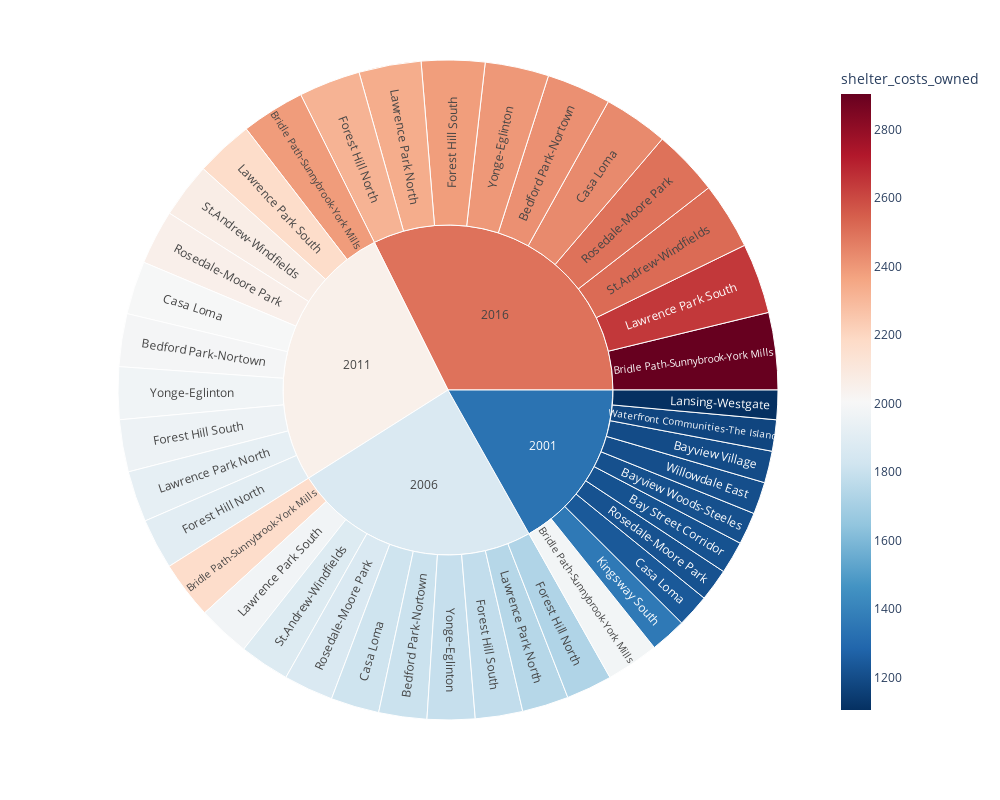

Write notebook code for a chart like this one.
### Code cell
# Create sunburst chart
plot_cost_analysis = px.sunburst(cost_analysis_data, path=['year','neighbourhood'], values='shelter_costs_owned', width = 1000, height = 800,
                  color='shelter_costs_owned', hover_data=['shelter_costs_owned'],
                  color_continuous_scale='RdBu_r')
plot_cost_analysis.show()

### Figure 1 — Plotly figure (JSON) as saved in the notebook; plotly's stock layout.template omitted (floating-point values rounded to 4 significant figures)
{"data": [{"branchvalues": "total", "customdata": [[1218, 1218], [1197, 1197], [1212, 1212], [1808, 1808], [1988, 1988], [2418, 2418], [1983, 1983], [2170, 2170], [2387, 2387], [2903, 2903], [1241, 1241], [1819, 1819], [2001, 2001], [2434, 2434], [1731, 1731], [1904, 1904], [2316, 2316], [1781, 1781], [1959, 1959], [2383, 2383], [1362, 1362], [1106, 1106], [1748, 1748], [1922, 1922], [2338, 2338], [1977, 1977], [2174, 2174], [2644, 2644], [1219, 1219], [1868, 1868], [2054, 2054], [2498, 2498], [1881, 1881], [2069, 2069], [2516, 2516], [1177, 1177], [1207, 1207], [1793, 1793], [1972, 1972], [2398, 2398], [1336.0, 1336.0], [1866.0, 1866.0], [2052.0, 2052.0], [2496.0, 2496.0]], "domain": {"x": [0, 1], "y": [0, 1]}, "hovertemplate": "labels=%{label}<br>shelter_costs_owned_sum=%{value}<br>parent=%{parent}<br>id=%{id}<br>shelter_costs_owned=%{color}<extra></extra>", "ids": ["2001/Bay Street Corridor", "2001/Bayview Village", "2001/Bayview Woods-Steeles", "2006/Bedford Park-Nortown", "2011/Bedford Park-Nortown", "2016/Bedford Park-Nortown", "2001/Bridle Path-Sunnybrook-York Mills", "2006/Bridle Path-Sunnybrook-York Mills", "2011/Bridle Path-Sunnybrook-York Mills", "2016/Bridle Path-Sunnybrook-York Mills", "2001/Casa Loma", "2006/Casa Loma", "2011/Casa Loma", "2016/Casa Loma", "2006/Forest Hill North", "2011/Forest Hill North", "2016/Forest Hill North", "2006/Forest Hill South", "2011/Forest Hill South", "2016/Forest Hill South", "2001/Kingsway South", "2001/Lansing-Westgate", "2006/Lawrence Park North", "2011/Lawrence Park North", "2016/Lawrence Park North", "2006/Lawrence Park South", "2011/Lawrence Park South", "2016/Lawrence Park South", "2001/Rosedale-Moore Park", "2006/Rosedale-Moore Park", "2011/Rosedale-Moore Park", "2016/Rosedale-Moore Park", "2006/St.Andrew-Windfields", "2011/St.Andrew-Windfields", "2016/St.Andrew-Windfields", "2001/Waterfront Communities-The Island", "2001/Willowdale East", "2006/Yonge-Eglinton", "2011/Yonge-Eglinton", "2016/Yonge-Eglinton", "2001", "2006", "2011", "2016"], "labels": ["Bay Street Corridor", "Bayview Village", "Bayview Woods-Steeles", "Bedford Park-Nortown", "Bedford Park-Nortown", "Bedford Park-Nortown", "Bridle Path-Sunnybrook-York Mills", "Bridle Path-Sunnybrook-York Mills", "Bridle Path-Sunnybrook-York Mills", "Bridle Path-Sunnybrook-York Mills", "Casa Loma", "Casa Loma", "Casa Loma", "Casa Loma", "Forest Hill North", "Forest Hill North", "Forest Hill North", "Forest Hill South", "Forest Hill South", "Forest Hill South", "Kingsway South", "Lansing-Westgate", "Lawrence Park North", "Lawrence Park North", "Lawrence Park North", "Lawrence Park South", "Lawrence Park South", "Lawrence Park South", "Rosedale-Moore Park", "Rosedale-Moore Park", "Rosedale-Moore Park", "Rosedale-Moore Park", "St.Andrew-Windfields", "St.Andrew-Windfields", "St.Andrew-Windfields", "Waterfront Communities-The Island", "Willowdale East", "Yonge-Eglinton", "Yonge-Eglinton", "Yonge-Eglinton", "2001", "2006", "2011", "2016"], "marker": {"coloraxis": "coloraxis", "colors": [1218, 1197, 1212, 1808, 1988, 2418, 1983, 2170, 2387, 2903, 1241, 1819, 2001, 2434, 1731, 1904, 2316, 1781, 1959, 2383, 1362, 1106, 1748, 1922, 2338, 1977, 2174, 2644, 1219, 1868, 2054, 2498, 1881, 2069, 2516, 1177, 1207, 1793, 1972, 2398, 1336.0, 1866.0, 2052.0, 2496.0]}, "name": "", "parents": ["2001", "2001", "2001", "2006", "2011", "2016", "2001", "2006", "2011", "2016", "2001", "2006", "2011", "2016", "2006", "2011", "2016", "2006", "2011", "2016", "2001", "2001", "2006", "2011", "2016", "2006", "2011", "2016", "2001", "2006", "2011", "2016", "2006", "2011", "2016", "2001", "2001", "2006", "2011", "2016", "", "", "", ""], "type": "sunburst", "values": [1218, 1197, 1212, 1808, 1988, 2418, 1983, 2170, 2387, 2903, 1241, 1819, 2001, 2434, 1731, 1904, 2316, 1781, 1959, 2383, 1362, 1106, 1748, 1922, 2338, 1977, 2174, 2644, 1219, 1868, 2054, 2498, 1881, 2069, 2516, 1177, 1207, 1793, 1972, 2398, 12922, 18576, 20430, 24848]}], "layout": {"coloraxis": {"colorbar": {"title": {"text": "shelter_costs_owned"}}, "colorscale": [[0, "rgb(5,48,97)"], [0.1, "rgb(33,102,172)"], [0.2, "rgb(67,147,195)"], [0.3, "rgb(146,197,222)"], [0.4, "rgb(209,229,240)"], [0.5, "rgb(247,247,247)"], [0.6, "rgb(253,219,199)"], [0.7, "rgb(244,165,130)"], [0.8, "rgb(214,96,77)"], [0.9, "rgb(178,24,43)"], [1, "rgb(103,0,31)"]]}, "height": 800, "legend": {"tracegroupgap": 0}, "margin": {"t": 60}, "width": 1000}}
